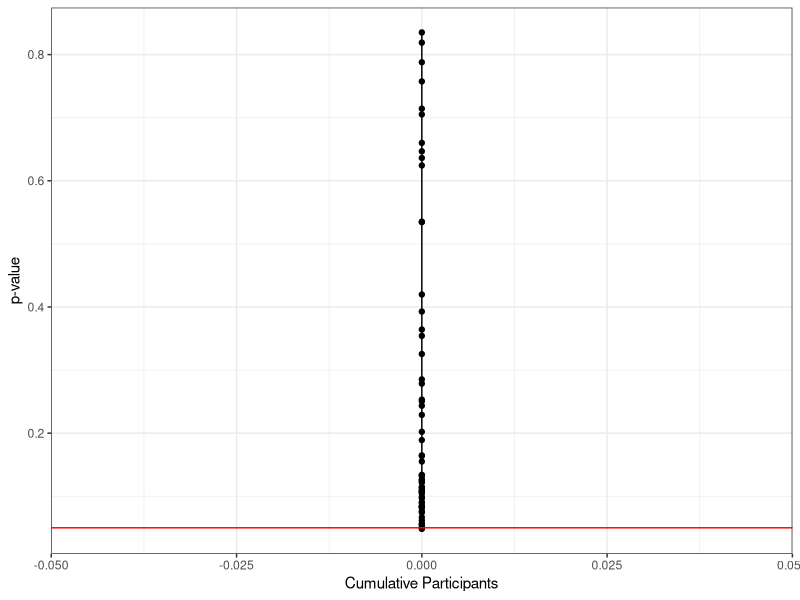
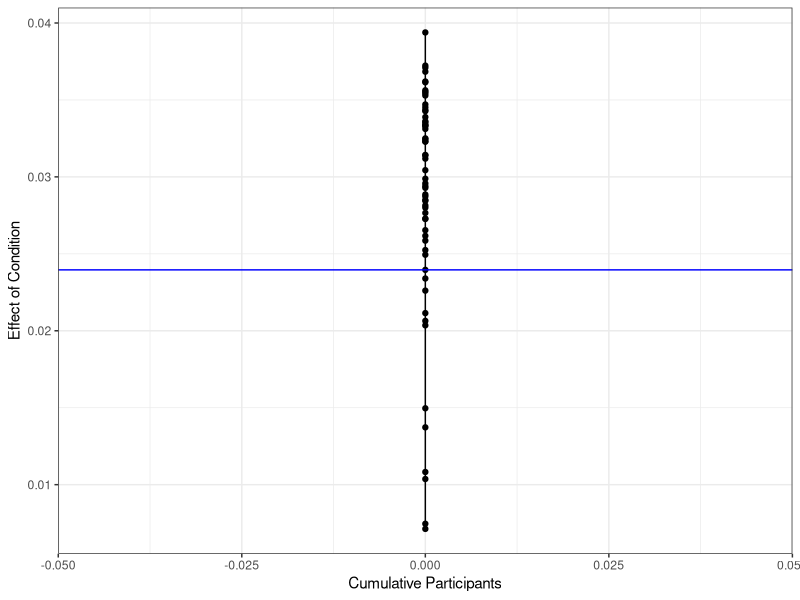
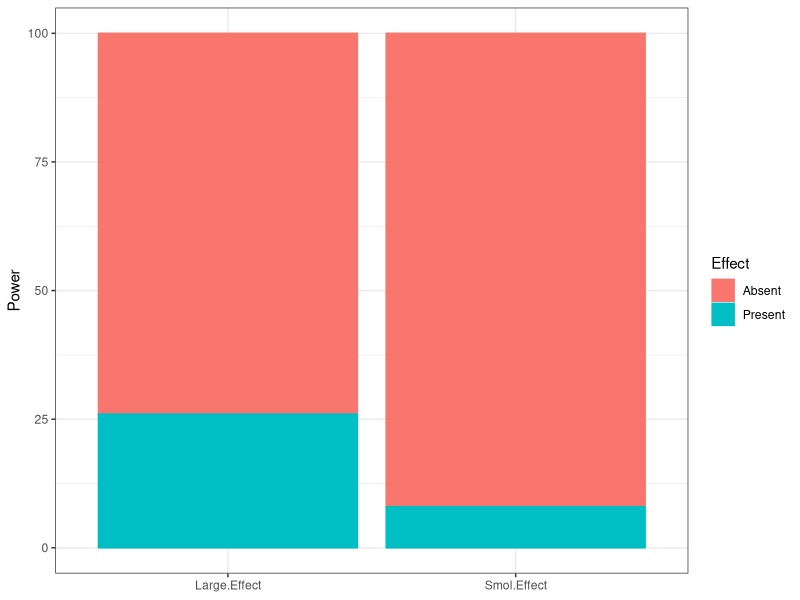

Reproduce these figures in R, in order.
## ---- chunk 1
knitr::opts_chunk$set(echo = TRUE,
                      warning = FALSE)
## ---- chunk 2
library(tidyverse)
library(lme4)
library(lmerTest)

data <- read_csv("data_clean.csv") %>%
  mutate(ItemID = as_factor(ItemID),
         Condition = as_factor(Condition))
## ---- chunk 3
# Function to save p-values and effect sizes 
model.info.extractor <- function(dataset, filter.low, filter.high, model.formula) {
  
  n <- length(unique(dataset$SubjectID))
  Subs <- seq(from = 8, to = n, by = 1)
  data <- filter(dataset, logRT > log(filter.low), logRT < log(filter.high))
  
  # Initialize output
  p.vals <- data.frame(sample = vector("integer", length(Subs)), 
                       p.val = vector("double", length(Subs)), 
                       effect = vector("double", length(Subs)))
  
  for (i in 1:length(Subs)) {
    
    temp.data <- data %>%
      filter(SubjectID <= Subs[i])
    
    contrasts(temp.data$Condition) 
    contrasts(temp.data$Condition) <- c(-1/2,1/2)
    contrasts(temp.data$Condition) 
    
    model <- lmer(model.formula, data = temp.data)


    p.vals$Subs[i] <- Subs[i]
    p.vals$p.val[i] <- coef(summary(model))[,"Pr(>|t|)"]["Condition1"]
    p.vals$effect[i] <- coef(summary(model))[,"Estimate"]["Condition1"]
  }
  return(p.vals)
}
## ---- chunk 4
'model.info.extractor(dataset, filter.low, filter.high, model.formula)'
## ---- chunk 5
Change <- model.info.extractor(data, 150, 2000,
                                      logRT ~ Condition + logTrial + Duration
                                      + (1 + Condition + logTrial|SubjectID)
                                      + (1|ItemID))

# View the first few rows to make sure the function worked
head(Change, n = 5)
## ---- chunk 6
ggplot(Change, aes(x = sample, y = p.val)) +
  geom_point() +
  geom_line() +
  geom_hline(yintercept = .05, color = "red") +
  xlab("Cumulative Participants") + ylab("p-value") +
  theme_bw()
## ---- chunk 7
ggplot(Change, aes(x = sample, y = effect)) +
  geom_point() +
  geom_line() +
  geom_hline(yintercept = Change$effect[1], color = "blue") +
  xlab("Cumulative Participants") + ylab("Effect of Condition") +
  theme_bw()
## ---- chunk 8
data.sub <- data %>%
  filter(SubjectID %in% c(1:8), logRT > log(150), logRT < log(2000))

    contrasts(data.sub$Condition) 
    contrasts(data.sub$Condition) <- c(-1/2,1/2)
    contrasts(data.sub$Condition) 
## ---- chunk 9
model1 <- lmer(logRT ~ Condition + logTrial + Duration 
                                      + (1 + Condition + logTrial|SubjectID) 
                                      + (1|ItemID), data = data.sub)
model.summary <- summary(model1)
## ---- chunk 10
# Load up the power analyses
LargeEffect <- read_csv("Sub8Effect.csv") %>%
  rename(Int.large = `(Intercept)`,
         Large.Effect = var1,
         logTrial.large = var2,
         Duration.large = var3)
SmolEffect <- read_csv("Sub17Effect.csv") %>%
  rename(Int.small = `(Intercept)`,
         Smol.Effect = var1,
         logTrial.small = var2,
         Duration.small = var3)

# Combine the results of the power analyses
power <- cbind(SmolEffect,LargeEffect)

power %>%
  gather(key = "Effect.Estimate", value = "Effect.Logical", Large.Effect, Smol.Effect) %>%
  mutate(Effect = ifelse(Effect.Logical == T, "Present", "Absent")) %>%
  ggplot(aes(x = Effect.Estimate, color = Effect, fill = Effect)) +
  geom_bar() +
  xlab(NULL) + ylab("Power") +
  theme_bw()
